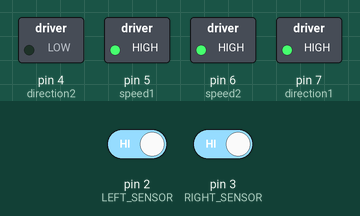
This sketch was run on a simulated Arduino Uno, built with avr-gcc and run on an emulated ATmega328P. On the bench: switched loads named in the sketch (green lamp = pin HIGH). Dashed ring = blinking. Inputs (shaded band) come from the test bench; at power-on: pin 2 (LEFT_SENSOR) HIGH, pin 3 (RIGHT_SENSOR) HIGH. What the sketch prints to the serial monitor is not drawn.

Above: at 1.7 s.
2.5 s: pin 2 (LEFT_SENSOR) driven LOW
At 3.05 s:
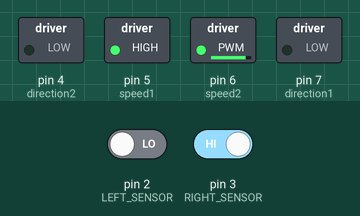
At 4.2 s:
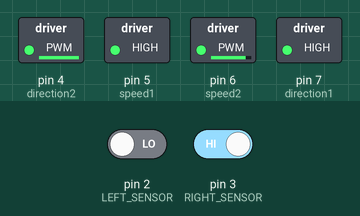
5.0 s: pin 3 (RIGHT_SENSOR) driven LOW
At 5.4 s:
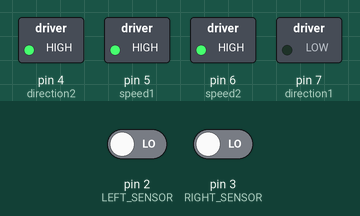
Timing chart, 0 to 8.0 s (numbered marks = the images above; inputs shaded):
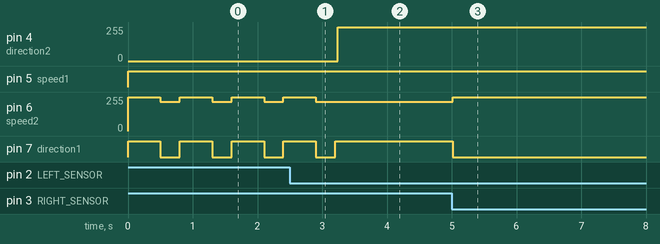

The sketch:

408.ino
```cpp
#include <Arduino.h>

// PWM 调速：全速用 255。
const uint8_t kMotorPwm = 255;

int speed1 = 5;
int direction1 = 7;
int speed2 = 6;
int direction2 = 4;
const int LEFT_SENSOR  = 2;
const int RIGHT_SENSOR = 3;

void setup() {
  // put your setup code here, to run once:
  pinMode(direction1, OUTPUT);
  pinMode(direction2, OUTPUT);
  pinMode(speed1, OUTPUT);
  pinMode(speed2, OUTPUT);

  Serial.begin(9600);
  pinMode(LEFT_SENSOR,  INPUT_PULLUP);
  pinMode(RIGHT_SENSOR, INPUT_PULLUP);
  Serial.println("0=黑 1=白");
}

void loop() {
  // put your main code here, to run repeatedly:
  int L = digitalRead(LEFT_SENSOR);
  int R = digitalRead(RIGHT_SENSOR);

  Serial.print("L:");
  Serial.print(L);
  Serial.print(" R:");
  Serial.println(R);

  if (L == 0 && R == 0) {
    forward();

  } else if (L == 0 && R == 1) {
    backward();
    left();
    // delay(300);
    // left();
    // delay(300);
  } else if (L == 1 && R == 0) {
    backward();
    // delay(300);
    right();
    // delay(300);
    // delay(300);
    // right();
    // delay(300);

  } else if (L == 1 && R == 1) {
    backward();
    delay(500);
    right();
    delay(300);
  }
}

void forward() {
  digitalWrite(direction1, LOW);
  digitalWrite(direction2, HIGH);
  analogWrite(speed1, kMotorPwm); // left
  analogWrite(speed2, kMotorPwm); // right
}

void backward() {
  digitalWrite(direction1, HIGH);
  digitalWrite(direction2, LOW);
  analogWrite(speed1, kMotorPwm);
  analogWrite(speed2, kMotorPwm);

  // LOW = motor backward && full speed turning counterclockwise
}

void left() {

  digitalWrite(direction1, HIGH);
  digitalWrite(direction2, HIGH);
  analogWrite(speed1, kMotorPwm);
  analogWrite(speed2, 220);
}

void right() {

  digitalWrite(direction1, LOW);
  digitalWrite(direction2, LOW);
  analogWrite(speed1, kMotorPwm);
  analogWrite(speed2, 220);
}

void stop() {
  digitalWrite(direction1, LOW);
  digitalWrite(direction2, LOW);
  analogWrite(speed1, 0);
  analogWrite(speed2, 0);
}
```

Measured:
- after the input at 2.5 s, pin 4 (direction2): 0/255 → 254/255 after 0.74 s; pin 6 (speed2): goes on until 2.9 s, then stays 220/255; pin 7 (direction1): goes on until 3.2 s, then stays HIGH
- after the input at 5.0 s, pin 4 (direction2): 254/255 → 255/255 at once; pin 6 (speed2): 220/255 → 255/255 at once; pin 7 (direction1): HIGH → LOW at once
- by itself, pin 6 (speed2): alternates 255/255 for 0.50 s and 220/255 for 0.30 s
- by itself, pin 7 (direction1): alternates HIGH for 0.50 s and LOW for 0.30 s
